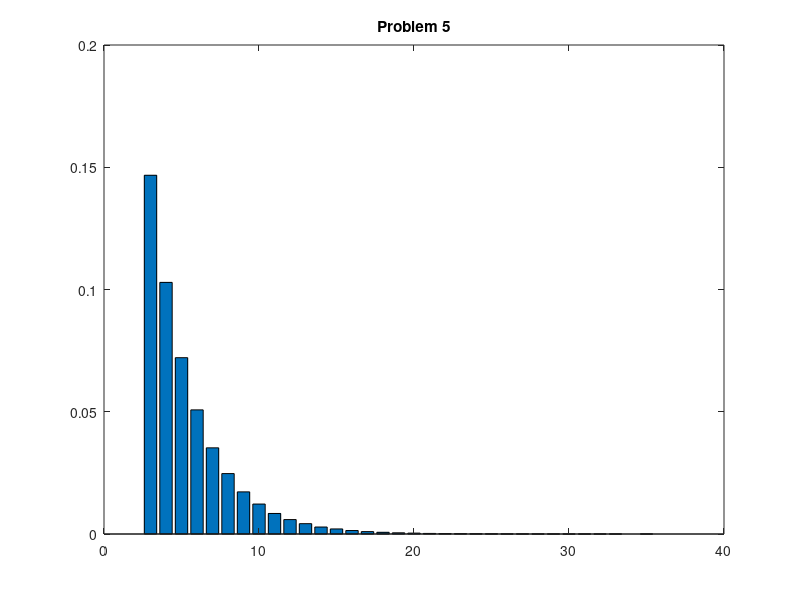

MATLAB code for this plot:
% Problem 5, Pset 3
% EE 178, Stanford
%
% Name: Ron Guglielmone

%Initial Values:
n = 1000000;
p = 0.3;
maindatapoints = zeros(1,35);
finalDataPoints = zeros(1,35);

% Generate Values:
for i = 1 : n
    index = 1;
    value = rand();
    while value <= (1 - p)
        value = rand();
        index = index + 1;
    end
    if index > 35
        index = 35;
    end
    
    maindatapoints(index) = maindatapoints(index) + 1;
end

% Divide by n:
for i = 3:35
    if index > 3
    finalDataPoints(i) = maindatapoints(i) / n;
    end
end

% Plot:
bar(1:35, finalDataPoints)
title('Problem 5')
        
